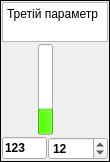
    <widget class="QFrame" name="Parametr_3">
     <property name="maximumSize">
      <size>
       <width>110</width>
       <height>16777215</height>
      </size>
     </property>
     <property name="frameShape">
      <enum>QFrame::Box</enum>
     </property>
     <property name="frameShadow">
      <enum>QFrame::Plain</enum>
     </property>
     <layout class="QGridLayout" name="gridLayout_4">
      <property name="horizontalSpacing">
       <number>1</number>
      </property>
      <property name="verticalSpacing">
       <number>2</number>
      </property>
      <property name="margin">
       <number>1</number>
      </property>
      <item row="1" column="3" rowspan="2">
       <widget class="QSlider" name="vsSP_3">
        <property name="whatsThis">
         <string>Завдання на третій параметр</string>
        </property>
        <property name="styleSheet">
         <string notr="true">QSlider::groove:vertical {
     background: rgba(0, 0, 0, 0);
/*     position: absolute;  абсолютная позиция в 4px слева и справа от виджета. установка полей виджета также будет работать... */
/*     left: 4px; right: 4px;*/
 }

 QSlider::handle:vertical {
	image: url(:/slider/pict/SP_3.png);
 }
</string>
        </property>
        <property name="maximum">
         <number>4000</number>
        </property>
        <property name="pageStep">
         <number>80</number>
        </property>
        <property name="sliderPosition">
         <number>500</number>
        </property>
        <property name="tracking">
         <bool>false</bool>
        </property>
        <property name="orientation">
         <enum>Qt::Vertical</enum>
        </property>
        <property name="invertedAppearance">
         <bool>false</bool>
        </property>
        <property name="invertedControls">
         <bool>false</bool>
        </property>
        <property name="tickPosition">
         <enum>QSlider::NoTicks</enum>
        </property>
       </widget>
      </item>
      <item row="0" column="0" colspan="5">
       <widget class="QTextEdit" name="Value_3">
        <property name="sizePolicy">
         <sizepolicy hsizetype="Expanding" vsizetype="Fixed">
          <horstretch>0</horstretch>
          <verstretch>0</verstretch>
         </sizepolicy>
        </property>
        <property name="maximumSize">
         <size>
          <width>16777215</width>
          <height>40</height>
         </size>
        </property>
        <property name="whatsThis">
         <string>Назва третього параметру регулювання</string>
        </property>
        <property name="verticalScrollBarPolicy">
         <enum>Qt::ScrollBarAlwaysOff</enum>
        </property>
        <property name="horizontalScrollBarPolicy">
         <enum>Qt::ScrollBarAlwaysOff</enum>
        </property>
        <property name="readOnly">
         <bool>true</bool>
        </property>
        <property name="html">
         <string>&lt;!DOCTYPE HTML PUBLIC &quot;-//W3C//DTD HTML 4.0//EN&quot; &quot;http://www.w3.org/TR/REC-html40/strict.dtd&quot;&gt;
&lt;html&gt;&lt;head&gt;&lt;meta name=&quot;qrichtext&quot; content=&quot;1&quot; /&gt;&lt;style type=&quot;text/css&quot;&gt;
p, li { white-space: pre-wrap; }
&lt;/style&gt;&lt;/head&gt;&lt;body style=&quot; font-family:'DejaVu Sans'; font-size:9pt; font-weight:400; font-style:normal;&quot;&gt;
&lt;p style=&quot; margin-top:0px; margin-bottom:0px; margin-left:0px; margin-right:0px; -qt-block-indent:0; text-indent:0px;&quot;&gt;Третій параметр&lt;/p&gt;&lt;/body&gt;&lt;/html&gt;</string>
        </property>
       </widget>
      </item>
      <item row="1" column="4" rowspan="2">
       <spacer name="horizontalSpacer_22">
        <property name="orientation">
         <enum>Qt::Horizontal</enum>
        </property>
        <property name="sizeType">
         <enum>QSizePolicy::MinimumExpanding</enum>
        </property>
        <property name="sizeHint" stdset="0">
         <size>
          <width>1</width>
          <height>20</height>
         </size>
        </property>
       </spacer>
      </item>
      <item row="3" column="0" colspan="5">
       <widget class="QFrame" name="frame_6">
        <property name="frameShape">
         <enum>QFrame::NoFrame</enum>
        </property>
        <property name="frameShadow">
         <enum>QFrame::Sunken</enum>
        </property>
        <layout class="QHBoxLayout" name="horizontalLayout_3">
         <property name="spacing">
          <number>1</number>
         </property>
         <property name="margin">
          <number>0</number>
         </property>
         <item>
          <widget class="QLineEdit" name="lePV_3">
           <property name="sizePolicy">
            <sizepolicy hsizetype="Minimum" vsizetype="Fixed">
             <horstretch>0</horstretch>
             <verstretch>0</verstretch>
            </sizepolicy>
           </property>
           <property name="maximumSize">
            <size>
             <width>45</width>
             <height>16777215</height>
            </size>
           </property>
           <property name="font">
            <font>
             <weight>75</weight>
             <bold>true</bold>
            </font>
           </property>
           <property name="whatsThis">
            <string>Третій параметер регулювання</string>
           </property>
           <property name="text">
            <string>123</string>
           </property>
           <property name="readOnly">
            <bool>true</bool>
           </property>
          </widget>
         </item>
         <item>
          <widget class="QDoubleSpinBox" name="sbSP_3">
           <property name="sizePolicy">
            <sizepolicy hsizetype="Minimum" vsizetype="Fixed">
             <horstretch>0</horstretch>
             <verstretch>0</verstretch>
            </sizepolicy>
           </property>
           <property name="font">
            <font>
             <weight>75</weight>
             <bold>true</bold>
            </font>
           </property>
           <property name="whatsThis">
            <string>Завдання на третій параметр</string>
           </property>
           <property name="buttonSymbols">
            <enum>QAbstractSpinBox::UpDownArrows</enum>
           </property>
           <property name="accelerated">
            <bool>true</bool>
           </property>
           <property name="keyboardTracking">
            <bool>false</bool>
           </property>
           <property name="decimals">
            <number>0</number>
           </property>
           <property name="value">
            <double>12.000000000000000</double>
           </property>
          </widget>
         </item>
        </layout>
       </widget>
      </item>
      <item row="1" column="1" rowspan="2">
       <widget class="QProgressBar" name="pbPV_3">
        <property name="maximumSize">
         <size>
          <width>15</width>
          <height>16777215</height>
         </size>
        </property>
        <property name="palette">
         <palette>
          <active>
           <colorrole role="Highlight">
            <brush brushstyle="SolidPattern">
             <color alpha="255">
              <red>85</red>
              <green>255</green>
              <blue>0</blue>
             </color>
            </brush>
           </colorrole>
          </active>
          <inactive>
           <colorrole role="Highlight">
            <brush brushstyle="SolidPattern">
             <color alpha="255">
              <red>85</red>
              <green>255</green>
              <blue>0</blue>
             </color>
            </brush>
           </colorrole>
          </inactive>
          <disabled>
           <colorrole role="Highlight">
            <brush brushstyle="SolidPattern">
             <color alpha="255">
              <red>178</red>
              <green>178</green>
              <blue>178</blue>
             </color>
            </brush>
           </colorrole>
          </disabled>
         </palette>
        </property>
        <property name="whatsThis">
         <string>Третій параметер регулювання</string>
        </property>
        <property name="layoutDirection">
         <enum>Qt::LeftToRight</enum>
        </property>
        <property name="maximum">
         <number>4000</number>
        </property>
        <property name="value">
         <number>1000</number>
        </property>
        <property name="textVisible">
         <bool>false</bool>
        </property>
        <property name="orientation">
         <enum>Qt::Vertical</enum>
        </property>
       </widget>
      </item>
      <item row="1" column="0">
       <widget class="Scale" name="scalePV_3" native="true">
        <property name="sizePolicy">
         <sizepolicy hsizetype="Preferred" vsizetype="MinimumExpanding">
          <horstretch>0</horstretch>
          <verstretch>0</verstretch>
         </sizepolicy>
        </property>
        <property name="minimumSize">
         <size>
          <width>35</width>
          <height>0</height>
         </size>
        </property>
       </widget>
      </item>
     </layout>
    </widget>
